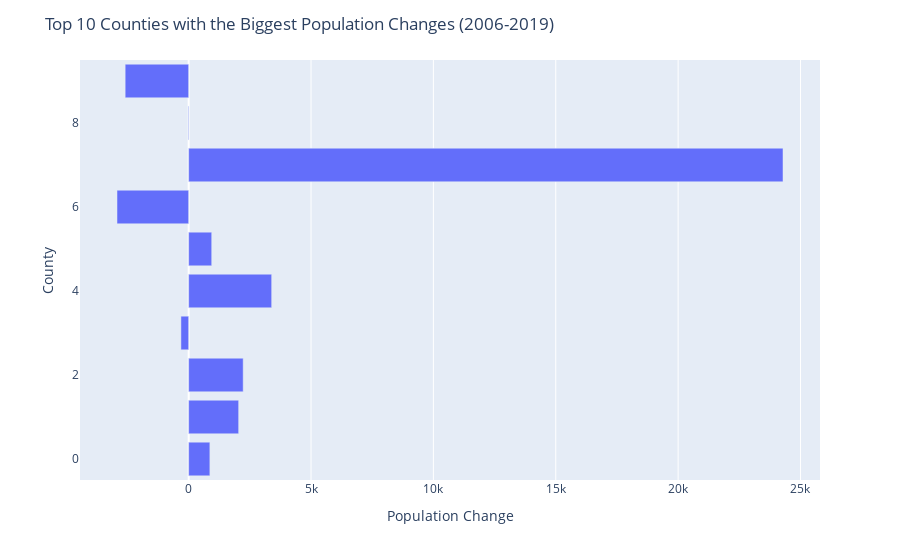

The code cell stored with this chart in its notebook:
### Code cell
# Separate the county names from the numerical data
county_names = kentuckypop2000_2019_df['CTYNAME']
numerical_data = kentuckypop2000_2019_df.drop('CTYNAME', axis=1)

# Transpose and sort the numerical data
df_sorted = numerical_data.T.sort_index(ascending=True).T

# Add the county names back to the sorted DataFrame
df_sorted['CTYNAME'] = county_names

# Define the start year and end year for population change calculation
start_year = 2006
end_year = 2019

# Calculate population change for each county
df_sorted['PopulationChange'] = df_sorted[end_year] - df_sorted[start_year]

# Sort the DataFrame by population change in descending order
df_PopChange = df_sorted.sort_values(by='PopulationChange', ascending=False)

# Select the top 10 df_PopChange with the biggest population changes
top_10_counties = df_sorted.head(10)

# Create a bar plot to visualize the top 10 counties
fig = px.bar(top_10_counties, x='PopulationChange', y=top_10_counties.index, orientation='h',
             labels={"PopulationChange": "Population Change", "index": "County"})

# Customize the plot
fig.update_layout(
    title="Top 10 Counties with the Biggest Population Changes ({}-{})".format(start_year, end_year),
    xaxis_title="Population Change",
    yaxis_title="County",
)

# Show the plot
fig.show()

### Figure 1 — Plotly figure (JSON) as saved in the notebook; plotly's stock layout.template omitted (floating-point values rounded to 4 significant figures)
{"data": [{"alignmentgroup": "True", "hovertemplate": "Population Change=%{x}<br>County=%{y}<extra></extra>", "legendgroup": "", "marker": {"color": "#636efa", "pattern": {"shape": ""}}, "name": "", "offsetgroup": "", "orientation": "h", "showlegend": false, "textposition": "auto", "type": "bar", "x": [867, 2043, 2228, -316, 3392, 942, -2928, 24286, -21, -2594], "xaxis": "x", "y": [0, 1, 2, 3, 4, 5, 6, 7, 8, 9], "yaxis": "y"}], "layout": {"barmode": "relative", "legend": {"tracegroupgap": 0}, "margin": {"t": 60}, "title": {"text": "Top 10 Counties with the Biggest Population Changes (2006-2019)"}, "xaxis": {"anchor": "y", "domain": [0, 1], "title": {"text": "Population Change"}}, "yaxis": {"anchor": "x", "domain": [0, 1], "title": {"text": "County"}}}}
